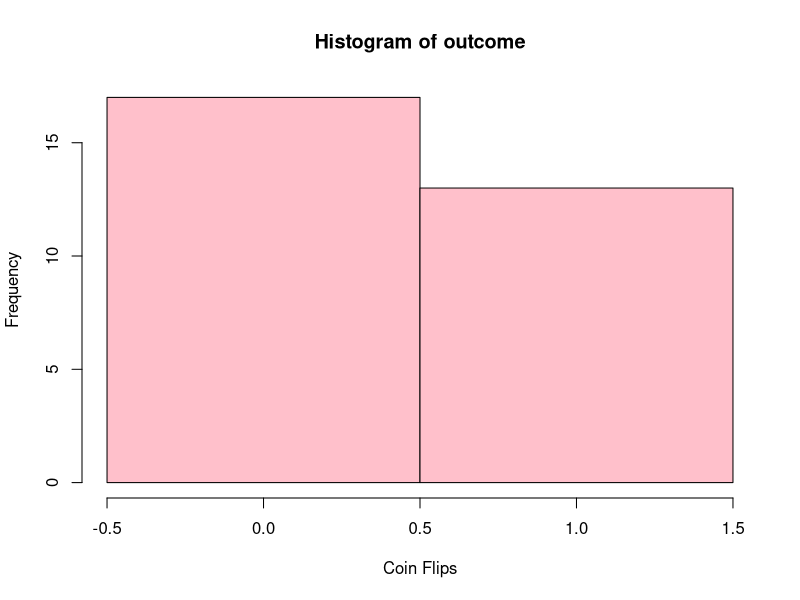
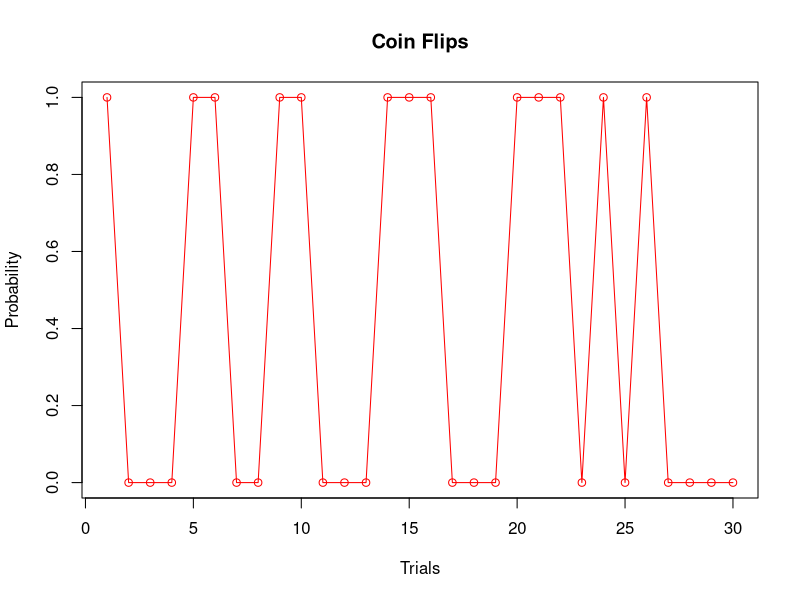
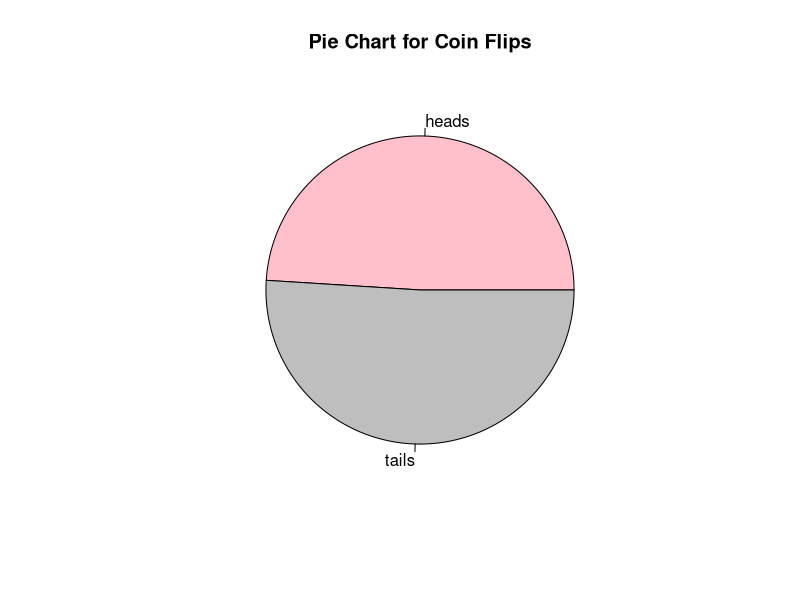
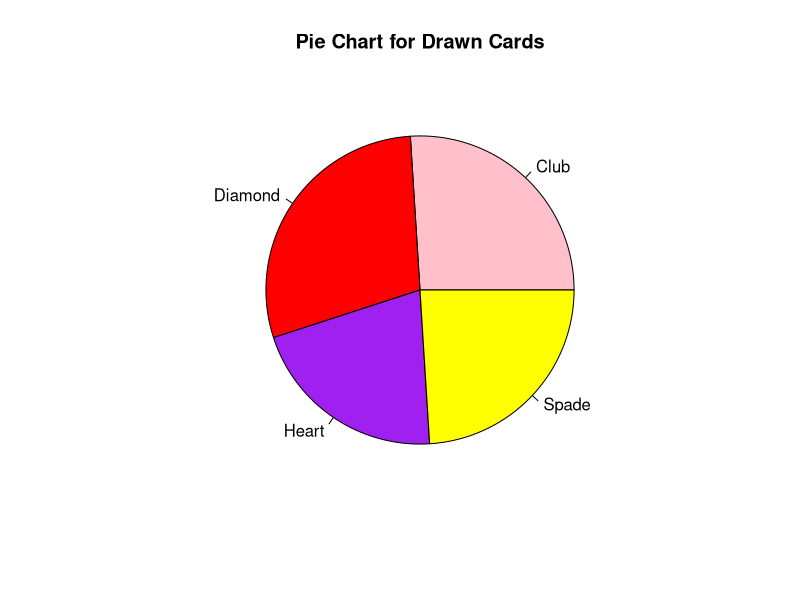

These charts were generated, in order, by the following R code:
##### PROBABILITIES FOR THE CASE OF COIN FLIPS ##### 

##### 1. USING DISTRIBUTIONS ##### 
outcomes = c("heads", "tails")       #Creating set of possible outcomes 
A = sample (outcomes, size = 10, prob = c(0.5,0.5), replace = TRUE)
A

#Sample from the "outcome" set of size of 10 with probability of each component as 0.5 with replacement. 


B = sample(outcomes, size = 10, prob = c(0.2, 0.8), replace = TRUE)
B        #Bias coin flips 

#Sample from the "outcome" set of size of 10 with probability of each component as 0.2 and 0.8 respectively, with replacement. 





##### 2. BY CREATING THE FUNCTION #####
#Assuming 0 for "heads" and 1 for "tails" 
flips = function(n) sample(0:1, size = n, prob = c(0.5, 0.5), replace = TRUE) 
outcome = flips(30)               #Flipping coin for 30 times
outcome


sum(outcome == 0)/30              #Frequencies for occurrence of 0


sum(outcome == 1)/30              #Frequencies for occurrence of 1


hist(outcome, xlab = "Coin Flips", col="pink", breaks = c(-0.5,0.5,1.5))    #Plotting histogram



plot (outcome, type="o", main="Coin Flips", xlab="Trials", ylab="Probability", col="Red")





##### 3. BY CREATING LOOP ##### 
outcomes = c("heads", "tails")             #Creating the set of possible outcomes
results = NULL                             #Declaring a null value to the variable
for (i in 1:100) {
  results[i] = sample(outcomes, size=1, replace=TRUE)
}
results

tab2 = table(results)          #Creating the frequency table 
tab2


pie(tab2, labels=c("heads", "tails"), main="Pie Chart for Coin Flips", col=c("Pink", "Grey"))













##### PROBABILITIES FOR THE CASE OF CARD DRAWS ##### 
deck = rep(c("Spade", "Heart", "Diamond", "Club"), each=13)
deck


total_card = length(deck)         #Length or total variables in the deck 
total_card


res = NULL                     #Assigning NULL value  to a variable 
for (i in 1:100) {             #Loop to draw 100 samples 
  res[i]=sample(deck, size=1, replace=TRUE)
}
res


table = table(res)              #Frequency table 
table 


pie(table, labels=c("Club", "Diamond", "Heart", "Spade"), main="Pie Chart for Drawn Cards", col = c("Pink", "Red", "Purple", "Yellow"))  #Pie chart for the outcomes  
